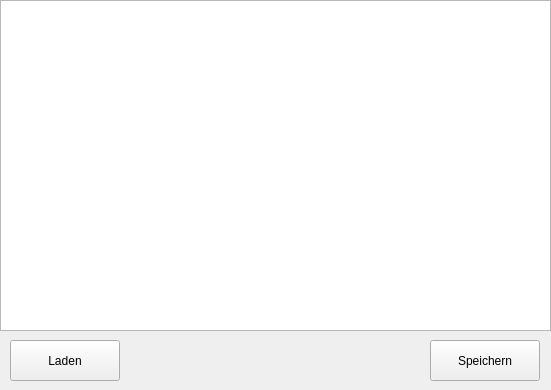
<?xml version="1.0" encoding="UTF-8"?>
<ui version="4.0">
 <class>titel</class>
 <widget class="QMainWindow" name="titel">
  <property name="enabled">
   <bool>true</bool>
  </property>
  <property name="geometry">
   <rect>
    <x>0</x>
    <y>0</y>
    <width>551</width>
    <height>390</height>
   </rect>
  </property>
  <property name="sizePolicy">
   <sizepolicy hsizetype="Fixed" vsizetype="Fixed">
    <horstretch>0</horstretch>
    <verstretch>0</verstretch>
   </sizepolicy>
  </property>
  <property name="minimumSize">
   <size>
    <width>551</width>
    <height>390</height>
   </size>
  </property>
  <property name="maximumSize">
   <size>
    <width>551</width>
    <height>379</height>
   </size>
  </property>
  <property name="baseSize">
   <size>
    <width>551</width>
    <height>379</height>
   </size>
  </property>
  <property name="windowTitle">
   <string>CSV-IO - Jakub Kopec</string>
  </property>
  <widget class="QWidget" name="centralwidget">
   <widget class="QPushButton" name="laden_button">
    <property name="geometry">
     <rect>
      <x>10</x>
      <y>340</y>
      <width>110</width>
      <height>41</height>
     </rect>
    </property>
    <property name="text">
     <string>Laden</string>
    </property>
   </widget>
   <widget class="QPushButton" name="speichern_button">
    <property name="geometry">
     <rect>
      <x>430</x>
      <y>340</y>
      <width>110</width>
      <height>41</height>
     </rect>
    </property>
    <property name="text">
     <string>Speichern</string>
    </property>
   </widget>
   <widget class="QPlainTextEdit" name="textarea">
    <property name="geometry">
     <rect>
      <x>0</x>
      <y>0</y>
      <width>551</width>
      <height>331</height>
     </rect>
    </property>
   </widget>
   <widget class="QLabel" name="status">
    <property name="geometry">
     <rect>
      <x>130</x>
      <y>350</y>
      <width>291</width>
      <height>20</height>
     </rect>
    </property>
    <property name="text">
     <string/>
    </property>
   </widget>
  </widget>
 </widget>
 <resources/>
 <connections/>
</ui>
